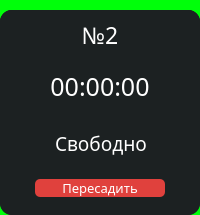
                  <widget class="QFrame" name="PC_2">
                   <property name="styleSheet">
                    <string notr="true">background-color: #00FF0A;
border-radius: 15px;</string>
                   </property>
                   <property name="frameShape">
                    <enum>QFrame::StyledPanel</enum>
                   </property>
                   <property name="frameShadow">
                    <enum>QFrame::Raised</enum>
                   </property>
                   <layout class="QVBoxLayout" name="verticalLayout_46">
                    <property name="spacing">
                     <number>0</number>
                    </property>
                    <property name="leftMargin">
                     <number>0</number>
                    </property>
                    <property name="topMargin">
                     <number>10</number>
                    </property>
                    <property name="rightMargin">
                     <number>0</number>
                    </property>
                    <property name="bottomMargin">
                     <number>0</number>
                    </property>
                    <item>
                     <widget class="QFrame" name="frame_7">
                      <property name="styleSheet">
                       <string notr="true">background-color: rgb(28, 33, 34);
border-radius: 12px;</string>
                      </property>
                      <property name="frameShape">
                       <enum>QFrame::StyledPanel</enum>
                      </property>
                      <property name="frameShadow">
                       <enum>QFrame::Raised</enum>
                      </property>
                      <layout class="QVBoxLayout" name="verticalLayout_47">
                       <property name="spacing">
                        <number>0</number>
                       </property>
                       <property name="leftMargin">
                        <number>0</number>
                       </property>
                       <property name="topMargin">
                        <number>0</number>
                       </property>
                       <property name="rightMargin">
                        <number>0</number>
                       </property>
                       <property name="bottomMargin">
                        <number>0</number>
                       </property>
                       <item>
                        <widget class="QFrame" name="frame_8">
                         <property name="frameShape">
                          <enum>QFrame::StyledPanel</enum>
                         </property>
                         <property name="frameShadow">
                          <enum>QFrame::Raised</enum>
                         </property>
                         <layout class="QVBoxLayout" name="verticalLayout_48">
                          <property name="spacing">
                           <number>0</number>
                          </property>
                          <property name="leftMargin">
                           <number>0</number>
                          </property>
                          <property name="topMargin">
                           <number>0</number>
                          </property>
                          <property name="rightMargin">
                           <number>0</number>
                          </property>
                          <property name="bottomMargin">
                           <number>0</number>
                          </property>
                          <item>
                           <widget class="QFrame" name="num_pc_2">
                            <property name="frameShape">
                             <enum>QFrame::StyledPanel</enum>
                            </property>
                            <property name="frameShadow">
                             <enum>QFrame::Raised</enum>
                            </property>
                            <layout class="QHBoxLayout" name="horizontalLayout_40">
                             <item>
                              <widget class="QLabel" name="num_2">
                               <property name="font">
                                <font>
                                 <family>Montserrat Medium</family>
                                 <pointsize>-1</pointsize>
                                </font>
                               </property>
                               <property name="layoutDirection">
                                <enum>Qt::LeftToRight</enum>
                               </property>
                               <property name="styleSheet">
                                <string notr="true">color: #fff; font-size: 23px;</string>
                               </property>
                               <property name="text">
                                <string>№2</string>
                               </property>
                               <property name="alignment">
                                <set>Qt::AlignCenter</set>
                               </property>
                              </widget>
                             </item>
                            </layout>
                           </widget>
                          </item>
                          <item>
                           <widget class="QFrame" name="timer_pc_2">
                            <property name="frameShape">
                             <enum>QFrame::StyledPanel</enum>
                            </property>
                            <property name="frameShadow">
                             <enum>QFrame::Raised</enum>
                            </property>
                            <layout class="QHBoxLayout" name="horizontalLayout_41">
                             <item>
                              <widget class="QLabel" name="timer_2">
                               <property name="font">
                                <font>
                                 <family>Montserrat Medium</family>
                                 <pointsize>-1</pointsize>
                                </font>
                               </property>
                               <property name="styleSheet">
                                <string notr="true">color: #fff; font-size: 25px;</string>
                               </property>
                               <property name="text">
                                <string>00:00:00</string>
                               </property>
                               <property name="alignment">
                                <set>Qt::AlignCenter</set>
                               </property>
                              </widget>
                             </item>
                            </layout>
                           </widget>
                          </item>
                          <item>
                           <widget class="QFrame" name="line_2">
                            <property name="maximumSize">
                             <size>
                              <width>16777215</width>
                              <height>2</height>
                             </size>
                            </property>
                            <property name="styleSheet">
                             <string notr="true">background-color: #7B7B7B;</string>
                            </property>
                            <property name="frameShape">
                             <enum>QFrame::StyledPanel</enum>
                            </property>
                            <property name="frameShadow">
                             <enum>QFrame::Raised</enum>
                            </property>
                           </widget>
                          </item>
                         </layout>
                        </widget>
                       </item>
                       <item>
                        <widget class="QFrame" name="frame_9">
                         <property name="maximumSize">
                          <size>
                           <width>16777215</width>
                           <height>125</height>
                          </size>
                         </property>
                         <property name="sizeIncrement">
                          <size>
                           <width>0</width>
                           <height>0</height>
                          </size>
                         </property>
                         <property name="frameShape">
                          <enum>QFrame::StyledPanel</enum>
                         </property>
                         <property name="frameShadow">
                          <enum>QFrame::Raised</enum>
                         </property>
                         <layout class="QVBoxLayout" name="verticalLayout_49">
                          <item>
                           <widget class="QFrame" name="info_PC_2">
                            <property name="maximumSize">
                             <size>
                              <width>16777215</width>
                              <height>42</height>
                             </size>
                            </property>
                            <property name="font">
                             <font>
                              <family>Montserrat Medium</family>
                              <pointsize>8</pointsize>
                             </font>
                            </property>
                            <property name="frameShape">
                             <enum>QFrame::StyledPanel</enum>
                            </property>
                            <property name="frameShadow">
                             <enum>QFrame::Raised</enum>
                            </property>
                            <layout class="QHBoxLayout" name="horizontalLayout_42">
                             <property name="leftMargin">
                              <number>11</number>
                             </property>
                             <item>
                              <widget class="QLabel" name="info_2">
                               <property name="font">
                                <font>
                                 <family>Montserrat Medium</family>
                                 <pointsize>-1</pointsize>
                                </font>
                               </property>
                               <property name="styleSheet">
                                <string notr="true">color: #fff; font-size: 19px;</string>
                               </property>
                               <property name="text">
                                <string>Свободно</string>
                               </property>
                               <property name="alignment">
                                <set>Qt::AlignCenter</set>
                               </property>
                              </widget>
                             </item>
                            </layout>
                           </widget>
                          </item>
                          <item>
                           <widget class="QFrame" name="btn_transplant_PC_2">
                            <property name="maximumSize">
                             <size>
                              <width>16777215</width>
                              <height>60</height>
                             </size>
                            </property>
                            <property name="frameShape">
                             <enum>QFrame::StyledPanel</enum>
                            </property>
                            <property name="frameShadow">
                             <enum>QFrame::Raised</enum>
                            </property>
                            <layout class="QHBoxLayout" name="horizontalLayout_43">
                             <item>
                              <widget class="QPushButton" name="transplant_2">
                               <property name="maximumSize">
                                <size>
                                 <width>130</width>
                                 <height>50</height>
                                </size>
                               </property>
                               <property name="font">
                                <font>
                                 <family>Montserrat Medium</family>
                                 <pointsize>10</pointsize>
                                </font>
                               </property>
                               <property name="styleSheet">
                                <string notr="true">QPushButton{
background-color: rgb(224, 65, 61);
color: #fff;
border-radius: 5px;
}

QPushButton:hover{
background-color: rgb(204, 5, 0);
}</string>
                               </property>
                               <property name="text">
                                <string>Пересадить</string>
                               </property>
                              </widget>
                             </item>
                            </layout>
                           </widget>
                          </item>
                         </layout>
                        </widget>
                       </item>
                      </layout>
                     </widget>
                    </item>
                   </layout>
                  </widget>
